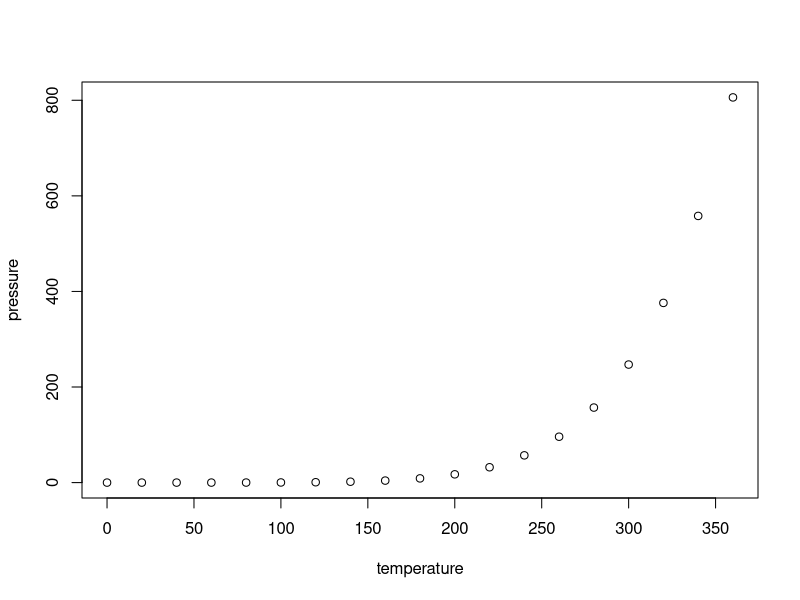
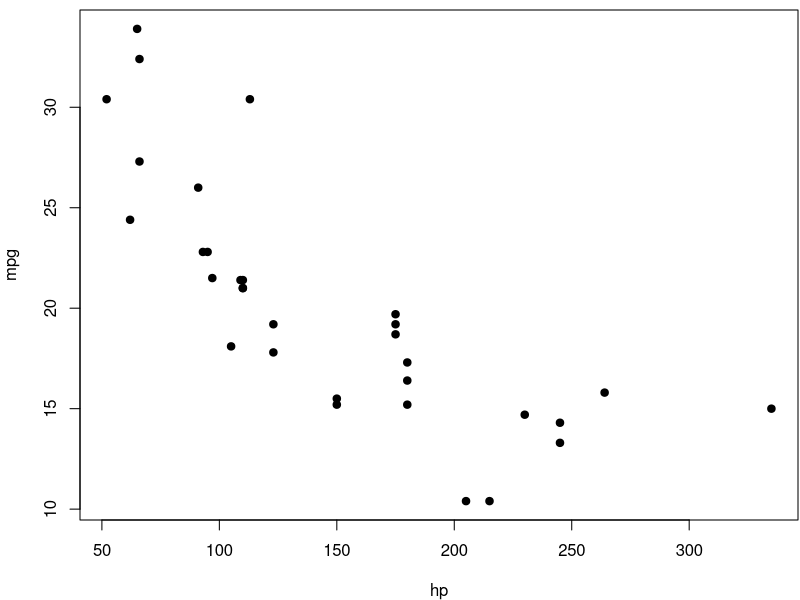
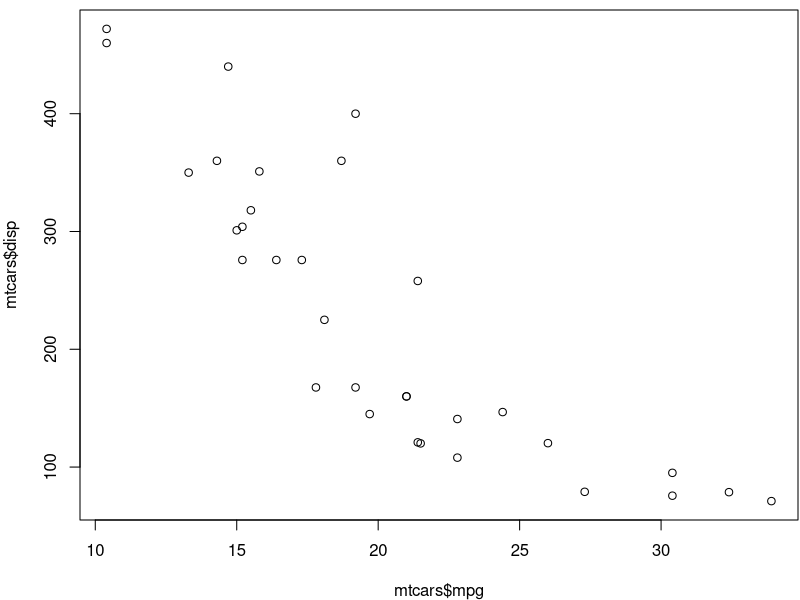
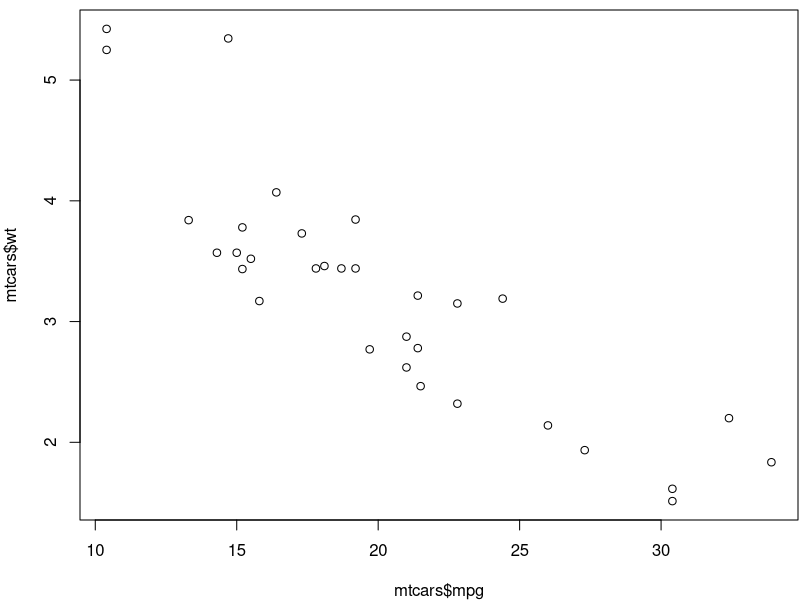
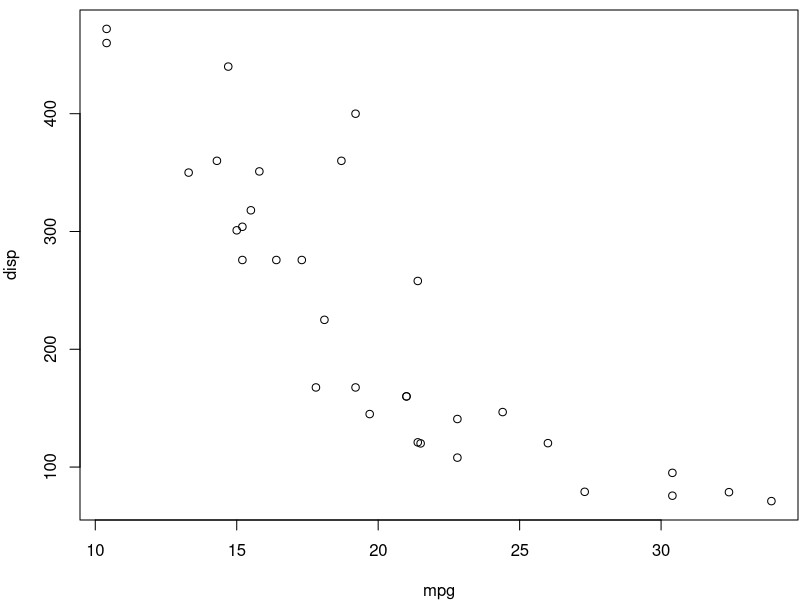
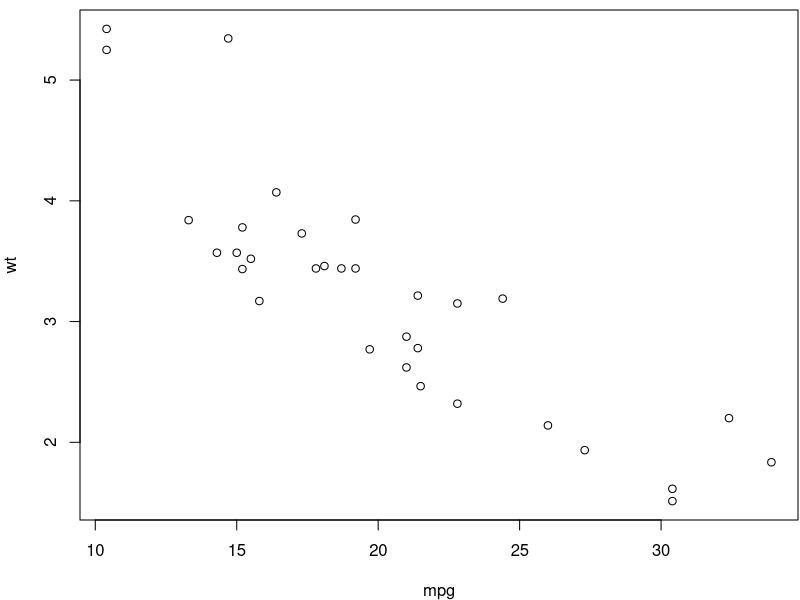
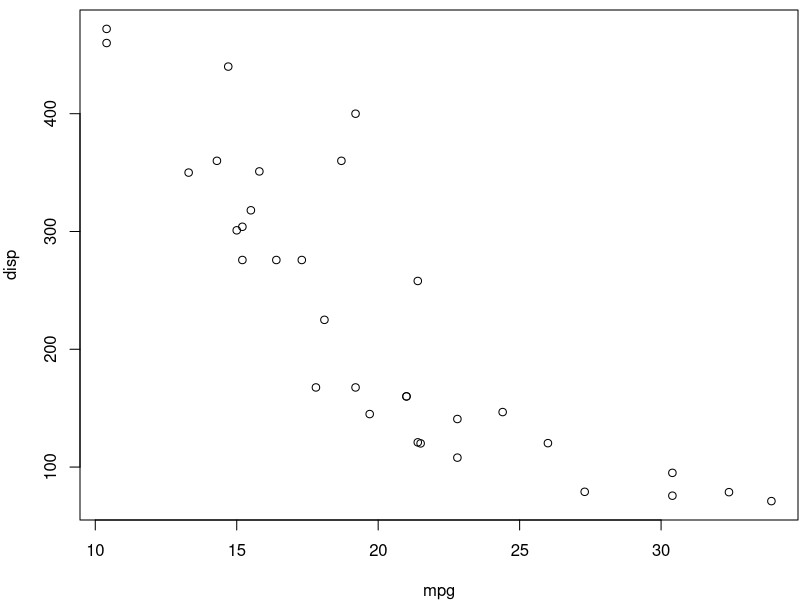
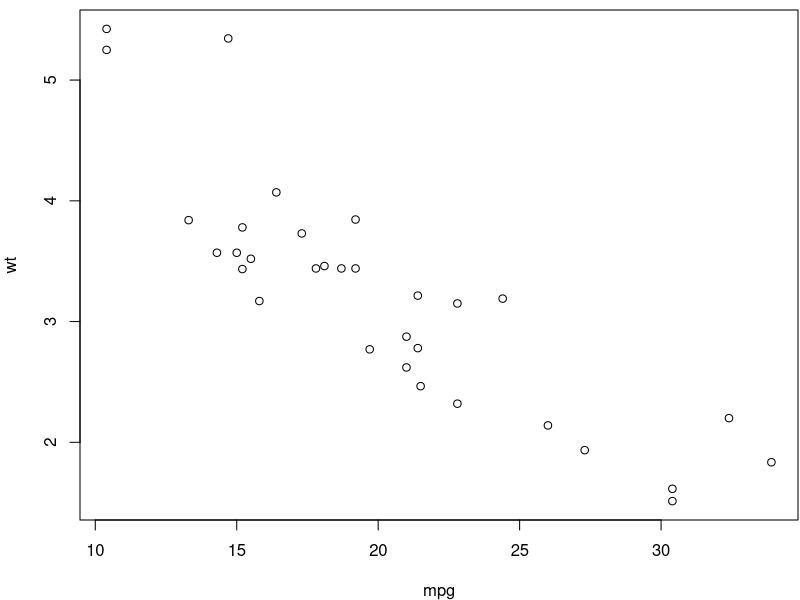

These figures' R source, in order:
## ---- chunk 1
knitr::opts_chunk$set(echo = TRUE)
## ---- chunk 2
library(dplyr)
require(ggplot2)
## ---- chunk 3
summary(cars)
## ---- chunk 4
plot(pressure)
## ---- chunk 5
par(mar = c(4, 4, .5, .1))
plot(mpg ~ hp, data = mtcars, pch = 19)
## ---- chunk 6
head(mtcars)
## ---- chunk 7
a <- c(1, 2, 5, 3, 6, -2, 4) 
b <- c("one", "two", "three") 
c <- c(TRUE, TRUE, TRUE, FALSE, TRUE, FALSE)
## ---- chunk 8
a <- c(1, 2, 5, 3, 6, -2, 4) 
a[3]
a[c(1, 3, 5)]
a[2:6]
## ---- chunk 9
# Создаем матрицу  5х4
y <- matrix(1:20, nrow=5, ncol=4)
y
## ---- chunk 10
# Таблица 2х2 заполнена рядами
cells <- c(1,26,24,68)
rnames <- c("R1", "R2")
cnames <- c("C1", "C2")
mymatrix <- matrix(cells, nrow=2, ncol=2, byrow=TRUE, 
dimnames=list(rnames, cnames))
mymatrix
## ---- chunk 11
# Таблица 2х2 заполнена по столбцам
mymatrix <- matrix(cells, nrow=2, ncol=2, byrow=FALSE,
dimnames=list(rnames, cnames))
mymatrix
## ---- chunk 12
x <- matrix(1:10, nrow=2) 
x
## ---- chunk 13
x[2,]
## ---- chunk 14
x[,2]
## ---- chunk 15
x[1, c(4,5)]
## ---- chunk 16
x[1, c(4,5)]
## ---- chunk 17
dim1 <- c("A1", "A2") 
dim2 <- c("B1", "B2", "B3")
dim3 <- c("C1", "C2", "C3", "C4")
z <- array(1:24, c(2, 3, 4), dimnames=list(dim1, dim2, dim3))
z
## ---- chunk 18
patientID <- c(1, 2, 3, 4)
age <- c(25, 34, 28, 52)
diabetes <- c("Type1", "Type2", "Type1", "Type1")
status <- c("Poor", "Improved", "Excellent", "Poor")
patientdata <- data.frame(patientID, age, diabetes, status)
patientdata
## ---- chunk 19
patientdata[1:2] 
## ---- chunk 20
patientdata[c("diabetes", "status")] 
## ---- chunk 21
patientdata$age
## ---- chunk 22
table(patientdata$diabetes, patientdata$status)
## ---- chunk 23
summary(mtcars$mpg)
## ---- chunk 24
plot(mtcars$mpg, mtcars$disp)
## ---- chunk 25
plot(mtcars$mpg, mtcars$wt)
## ---- chunk 26
attach(mtcars) 
summary(mpg) 
plot(mpg, disp) 
plot(mpg, wt) 
detach(mtcars)
## ---- chunk 27
#mpg <- c(25, 36, 47)
#attach(mtcars)
#plot(mpg, wt) 
#mpg
## ---- chunk 28
with(mtcars, {
summary(mpg, disp, wt)
plot(mpg, disp)
plot(mpg, wt)
})
## ---- chunk 29
#with(mtcars, { 
#nokeepstats <- summary(mpg)
#keepstats <<- summary(mpg)
#})
#nokeepstats
#keepstats
## ---- chunk 30
patientdata <- data.frame(patientID, age, diabetes,
status,row.names=patientID)
## ---- chunk 31
status <- factor(status, order=TRUE,
levels=c("Poor", "Improved", "Excellent"))
## ---- chunk 32
#1 Вводим данные как векторы
patientID <- c(1, 2, 3, 4) 
age <- c(25, 34, 28, 52)
diabetes <- c("Type1", "Type2", "Type1", "Type1")
status <- c("Poor", "Improved", "Excellent", "Poor")
diabetes <- factor(diabetes)
status <- factor(status, order=TRUE)
patientdata <- data.frame(patientID, age, diabetes, status)
## ---- chunk 33
#2 Смотрим структуру объекта
str(patientdata)
## ---- chunk 34
#3 Смотрим сводную статистику для объекта
summary(patientdata)
## ---- chunk 35
g <- "My First List"
h <- c(25, 26, 18, 39)
j <- matrix(1:10, nrow=5)
k <- c("one", "two", "three")
## ---- chunk 36
#1 Создаем список 
mylist <- list(title=g, ages=h, j, k)
## ---- chunk 37
#2 Выводим на экран весь список
mylist
## ---- chunk 38
#3 Выводим на экран второй объект списка
mylist[[2]]
## ---- chunk 39
mylist[["ages"]]
## ---- chunk 40
x <- c(8, 6, 4)
x[7] <- 10
x
